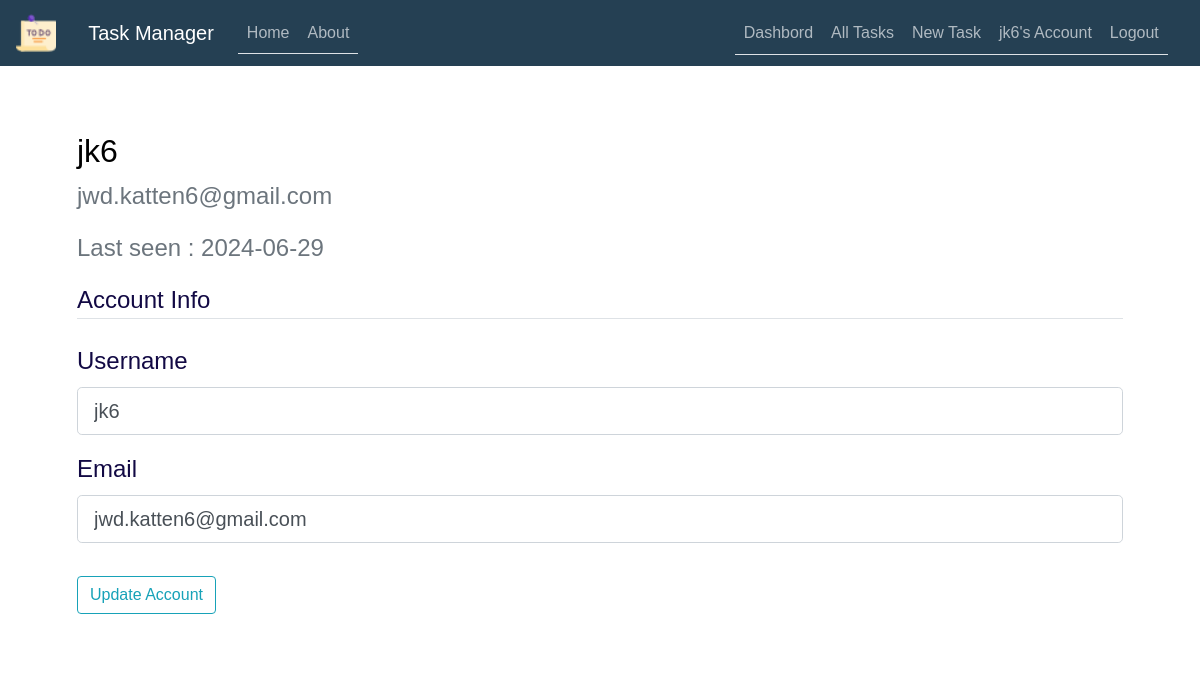
Page /account (signed in) on the committed database.
### TaskManager/models.py (models this page shows, shortened)
class User(db.Model, UserMixin):
    id = db.Column(db.Integer, primary_key=True)
    username = db.Column(db.String(50), unique=True, nullable=False)
    email = db.Column(db.String(100), unique=True, nullable=False)
    password = db.Column(db.String(255), nullable=False)
    date_joined = db.Column(db.DateTime, default=datetime.now)
    last_login = db.Column(db.DateTime, default=datetime.now)
    tasks = db.relationship('Task', backref='user', lazy=True)
    task_collaborators = db.relationship('TaskCollaborator', backref='user', lazy=True)

### TaskManager/routes.py (the view)
@app.route("/account", methods=['GET', 'POST'])
@login_required
def account():
    form = UpdateAccountForm()
    if form.validate_on_submit():
        current_user.username = form.username.data
        current_user.email = form.email.data
        current_user.last_login = datetime.utcnow()
        db.session.add(current_user)
        db.session.commit()
        flash('Your account has been updated!', 'success')
        return redirect(url_for('account'))
    elif request.method == 'GET':
        if current_user.is_authenticated:
            form.username.data = current_user.username
            form.email.data = current_user.email
    return render_template('account.html', title='Account', form=form)

### TaskManager/forms.py (shortened to what this page needs)
class UpdateAccountForm(FlaskForm):
    username = StringField('Username',
                           validators=[DataRequired(), Length(min=2, max=50)])
    email = StringField('Email',
                        validators=[DataRequired(), Email()])
    submit = SubmitField('Update Account')

### TaskManager/models.py (called while the page is built)
@login_manager.user_loader
def load_user(user_id):
    return User.query.get(int(user_id))

### TaskManager/templates/account.html (shortened to what this page needs)
{% extends "layout.html" %}
{% block content %}
    <div class="content-section">
        <div class="media">
            <div class="media-body">
                <h2 class="account-heading">{{ current_user.username }}</h2>
                <p class="text-secondary">{{ current_user.email }}</p>
                {% if current_user.last_login != None %}
                <p class="text-secondary">Last seen : {{ current_user.last_login.strftime('%Y-%m-%d') }}</p>
                {% else %}
                <p class="text-secondary">Last seen : **** </p>
                {% endif %}
            </div>
        </div>
        <form method="POST" action="" enctype="multipart/form-data">
            <fieldset class="form-group">
                <legend class="border-bottom mb-4">Account Info</legend>
                <div class="form-group">
                    {{ form.username.label(class="form-control-label") }}
                    {% if form.username.errors %}
                        {{ form.username(class="form-control form-control-lg is-invalid") }}
                        <div class="invalid-feedback">
                            {% for error in form.username.errors %}
                                <span>{{ error }}</span>
                            {% endfor %}
                        </div>
                    {% else %}
                        {{ form.username(class="form-control form-control-lg") }}
                    {% endif %}
                </div>
                <div class="form-group">
                    {{ form.email.label(class="form-control-label") }}
                    {% if form.email.errors %}
                        {{ form.email(class="form-control form-control-lg is-invalid") }}
                        <div class="invalid-feedback">
                            {% for error in form.email.errors %}
                                <span>{{ error }}</span>
                            {% endfor %}
                        </div>
                    {% else %}
                        {{ form.email(class="form-control form-control-lg") }}
                    {% endif %}
                </div>
            </fieldset>
            <div class="form-group">
                {{ form.submit(class="btn btn-outline-info") }}
            </div>
        </form>
    </div>
{% endblock content %}

### TaskManager/templates/layout.html (shortened to what this page needs)
<!DOCTYPE html>
<html>
<head>
    <link rel="stylesheet" href="https://maxcdn.bootstrapcdn.com/bootstrap/4.0.0/css/bootstrap.min.css">
    <link rel="stylesheet" type="text/css" href="{{ url_for('static', filename='main.css') }}">
</head>
<body>
    <header class="site-header">
      <nav class="navbar navbar-expand-md navbar-dark bg-steel fixed-top">
        <a class="navbar-brand" href="#">
          <img src="{{ url_for('static', filename='tache3.png') }}" alt="Logo" style="width:40px;">
        </a>
        <div class="container">
          <a class="navbar-brand mr-4" href="/">Task Manager</a>
          <div class="collapse navbar-collapse" id="navbarToggle">
            <div class="nav nav-tabs mr-auto navbar-nav">
              <a class="nav-item nav-link" href="{{ url_for('home') }}">Home</a>
              <a class="nav-item nav-link" href="{{ url_for('about') }}">About</a>
            </div>
            <div class="nav nav-tabs">
              <div class="navbar-nav">
                {% if current_user.is_authenticated %}
                <a class="nav-link" href="{{ url_for('dashbord') }}">Dashbord</a>
                  <a class="nav-link" href="{{ url_for('all_tasks') }}"> All Tasks </a>
                  <a class="nav-link" href="{{ url_for('new_task') }}">New Task</a>
                  <a class="nav-link" href="{{ url_for('account') }}">{{ current_user.username }}'s Account</a>
                  <a class="nav-link" href="{{ url_for('logout') }}">Logout</a>
                {% else %}
                  <a class="nav-item nav-link" href="{{ url_for('login') }}">Login</a>
                  <a class="nav-item nav-link" href="{{ url_for('register') }}">Register</a>
                {% endif %}
              </div>
            </div>
          </div>
        </div>
      </nav>
    </header>
    <main role="main" class="container">
      <div class="row">
        <div class="col-md-12">
          {% block content %}{% endblock %}
        </div>
      </div>
    </main>
  </body>
</html>

### TaskManager/static/main.css (style rules this page uses)
body { width: 100%; height: 100vh; font-family: Arial, sans-serif; background-image: url('my-main.jpg'); background-position: center; background-size: cover; background-attachment: fixed; position: relative; margin-top: 5rem; color: #000000; }
h1, h2, h3, h4, h5, h6 { color: #000000; }
.bg-steel { background-color: #254053; color: #000000; }
.container { width: 95%; max-width: 1400px; margin: 0 auto; }
.content-section { background: rgba(255, 255, 255, 0.8); padding: 2rem; border-radius: 8px; margin-top: 20px; color: #120944; font-size: 1.5rem; }
.site-header .navbar-nav .nav-link { color: #fdfeffa4; }

### rows in the picture
User: username "jk6", email "jwd.katten6@gmail.com", last_login "2024-06-29"
